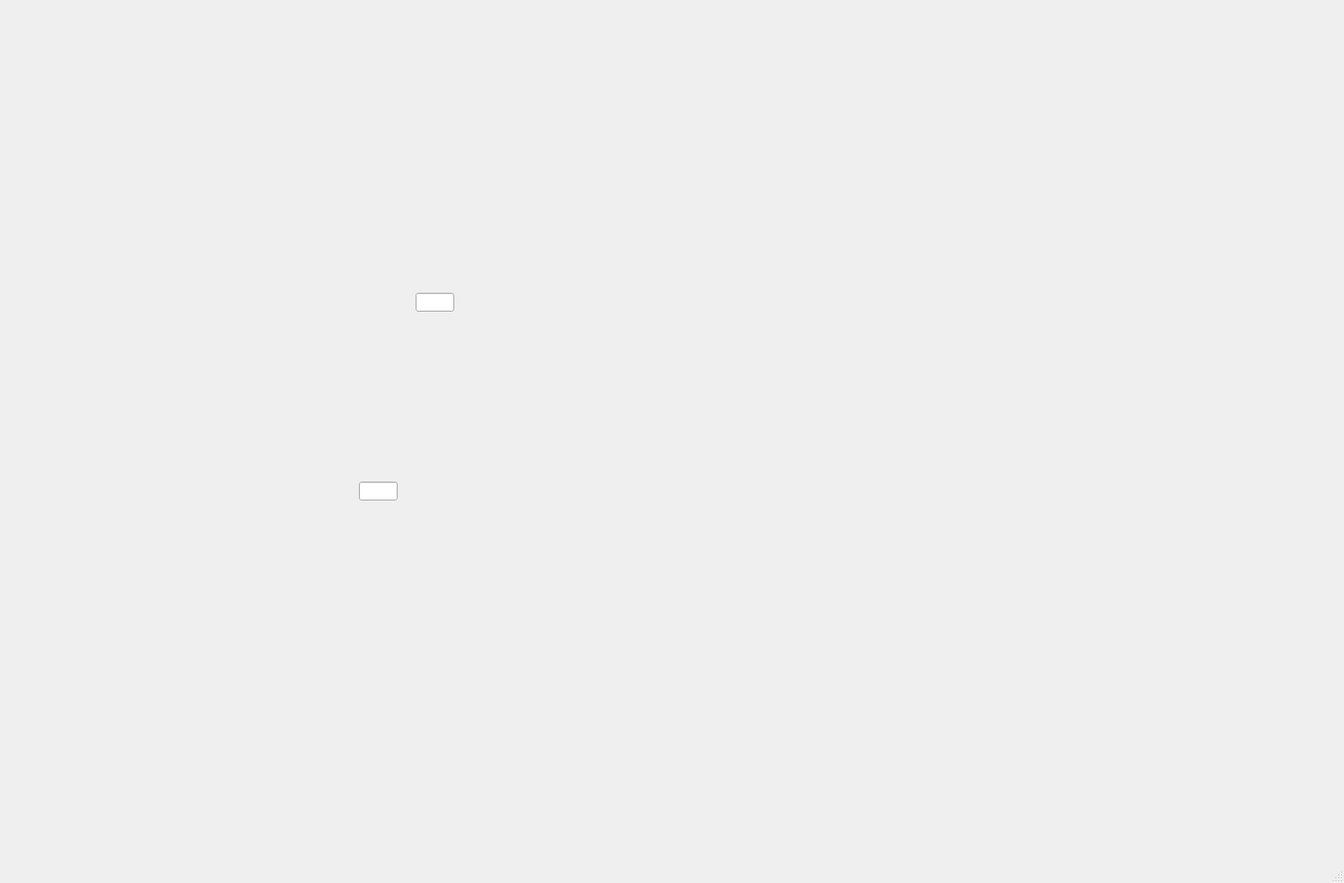
<?xml version="1.0" encoding="UTF-8"?>
<ui version="4.0">
 <class>MainWindow</class>
 <widget class="QMainWindow" name="MainWindow">
  <property name="geometry">
   <rect>
    <x>0</x>
    <y>0</y>
    <width>1423</width>
    <height>935</height>
   </rect>
  </property>
  <property name="windowTitle">
   <string>MainWindow</string>
  </property>
  <widget class="QWidget" name="centralwidget">
   <widget class="caLabel" name="calabel">
    <property name="geometry">
     <rect>
      <x>190</x>
      <y>360</y>
      <width>90</width>
      <height>28</height>
     </rect>
    </property>
    <property name="channel" stdset="0">
     <string notr="true">$(SYS):LeftOffset</string>
    </property>
   </widget>
   <widget class="caLineEdit" name="calineedit_3">
    <property name="geometry">
     <rect>
      <x>440</x>
      <y>310</y>
      <width>41</width>
      <height>20</height>
     </rect>
    </property>
    <property name="channel" stdset="0">
     <string notr="true">$(SYS):RightGain</string>
    </property>
    <property name="precision">
     <number>3</number>
    </property>
   </widget>
   <widget class="caLineEdit" name="calineedit_5">
    <property name="geometry">
     <rect>
      <x>380</x>
      <y>510</y>
      <width>41</width>
      <height>20</height>
     </rect>
    </property>
    <property name="channel" stdset="0">
     <string notr="true">$(SYS):Volume</string>
    </property>
    <property name="precision">
     <number>3</number>
    </property>
   </widget>
   <widget class="caCartesianPlot" name="cacartesianplot">
    <property name="geometry">
     <rect>
      <x>30</x>
      <y>30</y>
      <width>1351</width>
      <height>851</height>
     </rect>
    </property>
    <property name="channels_1" stdset="0">
     <string>$(SYS):DS00-DataAct;$(SYS):DS01-DataAct</string>
    </property>
    <property name="color_1">
     <color>
      <red>0</red>
      <green>0</green>
      <blue>255</blue>
     </color>
    </property>
    <property name="channels_2" stdset="0">
     <string>$(SYS):DS01-DataAct</string>
    </property>
    <property name="triggerChannel" stdset="0">
     <string notr="true"/>
    </property>
   </widget>
  </widget>
  <widget class="QMenuBar" name="menubar">
   <property name="geometry">
    <rect>
     <x>0</x>
     <y>0</y>
     <width>1423</width>
     <height>28</height>
    </rect>
   </property>
  </widget>
  <widget class="QStatusBar" name="statusbar"/>
 </widget>
 <customwidgets>
  <customwidget>
   <class>QwtPlot</class>
   <extends>QFrame</extends>
   <header>qwt_plot.h</header>
  </customwidget>
  <customwidget>
   <class>caLabel</class>
   <extends>QLabel</extends>
   <header>caLabel</header>
  </customwidget>
  <customwidget>
   <class>caLineEdit</class>
   <extends>QLineEdit</extends>
   <header>caLineEdit</header>
  </customwidget>
  <customwidget>
   <class>caCartesianPlot</class>
   <extends>QwtPlot</extends>
   <header>caCartesianPlot</header>
  </customwidget>
 </customwidgets>
 <resources/>
 <connections/>
</ui>
